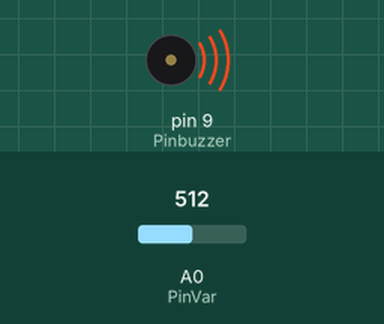
Simulated run of this sketch. Board: Arduino Uno, built with avr-gcc and run on an emulated ATmega328P. Shown: buzzer (waves = sounding). The inputs (shaded band) are chosen by the test bench; at power-on: A0 (PinVar) = 512.

Above: at 0.1 s.
Timing chart, 0 to 1.6 s (numbered marks = the images above):
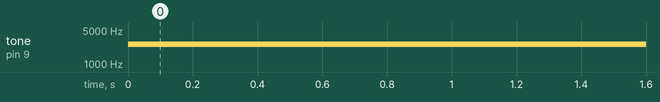

The sketch:

_009_GenerandoTonos.ino
```cpp
int Pinbuzzer = 9;  //Declara Pin conexion buzzer
int PinVar = 0;    //Declara Pin de la resistencia variable
void setup()
{
}
void loop()
{
  int Rvar = analogRead(PinVar); //Valor Rvar
  int frecuencia = map(Rvar,0,1023,100,5000); //Mapeamos valores leidos
  int duracion = 250;
  tone(Pinbuzzer, frecuencia, duracion);
  delay(100);
}
```

Measured:
- by itself, tone on pin 9 (Pinbuzzer): silent → 2552 Hz at 0.00 s
